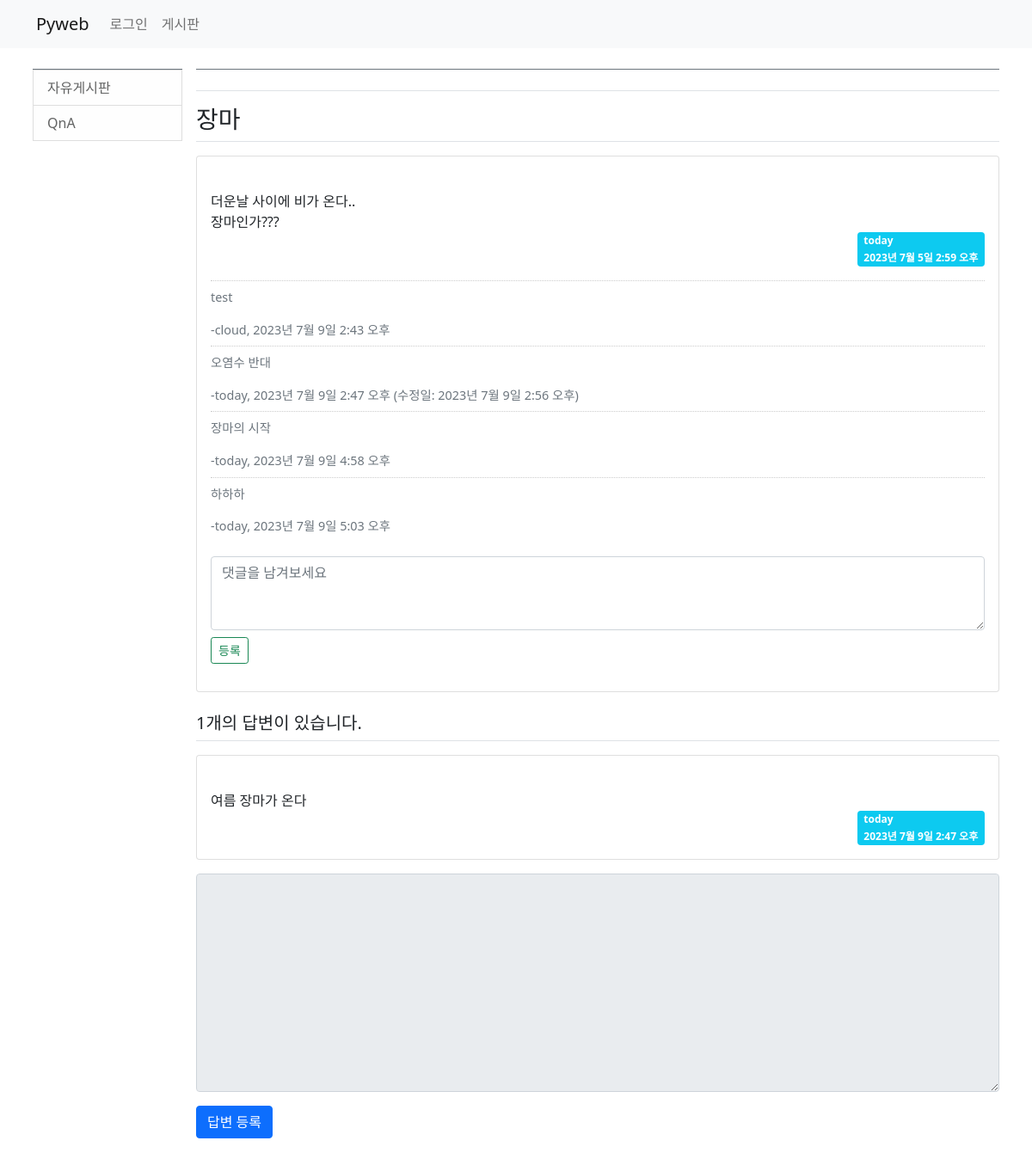
The app's page /board/26/ with its own data.
### board/models.py (models this page shows, shortened)
class Category(models.Model):
    name = models.CharField(max_length=50, unique=True)     # 카테고리 이름 - 중복불가
    slug = models.SlugField(max_length=200, unique=True, allow_unicode=True)    # url과 연동, 중복불가, 유니코드(한글포함)가능
    def get_absolute_url(self):
        return reverse('board:category_page', args=[self.slug])  # reverse 방식으로 변경
    class Meta:     # 중첩 모델
        verbose_name = 'category'
        verbose_name_plural = 'categories'  # 복수형 단어 직접 지정

class Question(models.Model):
    author = models.ForeignKey(User, on_delete=models.CASCADE) #글쓴이
    subject = models.CharField(max_length=200)  #제목
    content = models.TextField()                #질문 내용
    create_date = models.DateTimeField()        #등록일
    modify_date = models.DateTimeField(null=True, blank=True) #null 허용
    category = models.ForeignKey(Category, null=True, blank=True, on_delete=models.SET_NULL)

class Comment(models.Model):
    content = models.TextField()
    create_date = models.DateTimeField()
    modify_date = models.DateTimeField(null=True, blank=True)
    author = models.ForeignKey(User, on_delete=models.CASCADE)
    question = models.ForeignKey(Question, null=True, blank=True,
                                 on_delete=models.CASCADE)
    answer = models.ForeignKey(Answer, null=True, blank=True,
                               on_delete=models.CASCADE)

class Answer(models.Model):
    author = models.ForeignKey(User, on_delete=models.CASCADE) #글쓴이
    content = models.TextField()  #답변 내용
    create_date = models.DateTimeField()  #등록일
    modify_date = models.DateTimeField(null=True, blank=True)  # null 허용
    question = models.ForeignKey(Question,
                on_delete=models.CASCADE) #외래키

### board/views.py (the view)
# urls.py: path('<int:question_id>/', views.detail, name='detail'),
def detail(request, question_id):
    question = get_object_or_404(Question, pk=question_id)
    categories = Category.objects.all()
    context = {'question': question, 'categories': categories}
    return render(request, 'board/detail.html', context)

### templates/board/detail.html (shortened to what this page needs)
{% extends 'base.html' %}
{% block content %}
<div class="container my-3">
    <section id="detail">
        <div class="row">
            <div class="col-sm-12 col-md-3 col-lg-2 p-2">
                <nav id="sidebar" class="border-top border-secondary">
                    <div class="list-group">
                    {% for category in categories %}
                        {% if current_category == category %}
                        <a href="{{ category.get_absolute_url }}"
                           class="rounded-0 list-group-item list-group-item-action list-group-item-light active"> {{ category.name }} </a>
                        {% else %}
                        <a href="{{ category.get_absolute_url }}"
                           class="rounded-0 list-group-item list-group-item-action list-group-item-light"> {{ category.name }} </a>
                        {% endif %}
                    {% endfor %}
                    </div>
                </nav>
            </div>
            <div class="col-sm-12 col-md-9 col-lg-10 p-2">
                <div id="content" class="border-top border-secondary">
                    <div class="content_block">
                    <h5 class="border-bottom pl-2 pb-3 my-2">{{ current_category.name }}</h5>
                        <h3 class="border-bottom py-2">{{ question.subject }}</h3>
                        <div class="card my-3">
                            <div class="card-body">
                                <div class="card-text" style="white-space: pre-line">
                                    {{ question.content }}
                                </div>
                                <div class="d-flex justify-content-end">
                                    <div class="badge bg-info text-start">
                                        <div class="mb-2">{{ question.author }}</div>
                                        <div>{{ question.create_date }}</div>
                                    </div>
                                </div>
                                <div class="mt-3">
                                    {% for comment in question.comment_set.all %}
                                    <div class="comment py-2 text-muted">
                                        <span>{{ comment.content|linebreaks}}</span>
                                        <span>-{{ comment.author }}, {{ comment.create_date }}
                                            {% if comment.modify_date %}
                                              (수정일: {{ comment.modify_date }})
                                            {% endif %}
                                        </span>
                                    </div>
                                    {% endfor %}
                                </div>
                                <div>
                                    <form action="{% url 'board:comment_create_question' question.id %}"
                                          method="post" class="my-3">
                                        <div class="form-group">
                                            <textarea name="content" rows="3" placeholder="댓글을 남겨보세요"
                                                  class="form-control mb-2">{{ form.content.value|default_if_none:'' }}</textarea>
                                        </div>
                                        <button type="submit" class="btn btn-sm btn-outline-success">등록</button>
                                    </form>
                                </div>
                            </div>
                        </div>
                        <h5 class="border-bottom my-3 py-2">
                            {{ question.answer_set.count }}개의 답변이 있습니다.
                        </h5>
                        {% for answer in question.answer_set.all %}
                          <div class="card my-3">
                            <div class="card-body">
                                <div class="card-text" style="white-space: pre-line">
                                    {{ answer.content }}
                                </div>
                                <div class="d-flex justify-content-end">
                                    <div class="badge bg-info text-start">
                                        <div class="mb-2">{{ answer.author }}</div>
                                        <div>{{ answer.create_date }}</div>
                                    </div>
                                </div>
                            </div>
                        </div>
                        {% endfor %}
                        <form action="{% url 'board:answer_create' question.id %}"
                                        method="post" >
                            <div class="form-group">
                                <textarea name="content" rows="10"
                                          cols="50" class="form-control mb-3"
                                  {% if not user.is_authenticated %}disabled{% endif %}></textarea>
                            </div>
                            <button type="submit" class="btn btn-primary">답변 등록</button>
                        </form>
                    </div>
                </div>
            </div>
        </div>
    </section>
</div>
{% endblock %}

### static/board/css/style.css (style rules this page uses)
a { text-decoration: none; }
.comment { border-top: 1px dotted #ccc; font-size: 0.9em; }

### records on screen
Category: name "자유게시판"
Category: name "QnA"
Question: subject "장마", content "더운날 사이에 비가 온다.. 장마인가???", author "today", create_date "2023년 7월 5일 2:59 오후", answer_set.count "1"
Comment: content "test", author "cloud", create_date "2023년 7월 9일 2:43 오후"
Comment: content "오염수 반대", author "today", create_date "2023년 7월 9일 2:47 오후", modify_date "2023년 7월 9일 2:56 오후"
Comment: content "장마의 시작", author "today", create_date "2023년 7월 9일 4:58 오후"
Comment: content "하하하", author "today", create_date "2023년 7월 9일 5:03 오후"
Answer: content "여름 장마가 온다", author "today", create_date "2023년 7월 9일 2:47 오후"
